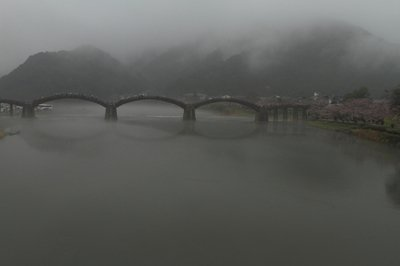
#> input picture photo/canon.jpg, 400 x 266 px
$ python -i '直方图.py'   (imports and definitions only)
#> lines starting #> are read from the running program, lines starting #| are printed output that depends on the picture
#> further down, picture is the input picture: shape (266, 400, 3); mean B, G, R 90.2, 93.3, 91.8
import cv2
from matplotlib import pyplot as plt
import numpy as np

# 显示数据直方图
def img_plot(img):
    plt.hist(img.ravel(), 256, [0, 256])    # img.ravel() 将多维数组转为一维数组
    plt.show()


# 绘制图像直方图
def img_hist(img):
    # 定义三通道灰度曲线颜色
    color = ('blue', 'green', 'red')
    # 分别绘制三通道灰度直方图
    for i, color in enumerate(color):        # enumerate 函数返回值为索引+值
        hist = cv2.calcHist(img, [i], None, [256], [0, 256])
        plt.plot(hist, color=color)
        plt.xlim([0, 256])          # 定义x轴最小值，最大值
    plt.show()

# 直方图均衡化，只能处理灰度图
def equalHist_img(img):
    gray = cv2.cvtColor(img, cv2.COLOR_BGR2GRAY)
    hist = cv2.equalizeHist(gray)
    return hist
    # cv2.imshow('equalHist', hist)


# 直方图均衡化，分通道处理
def equalHist1_img(img):
    b, g, r = cv2.split(img)
    b1 = cv2.equalizeHist(b)
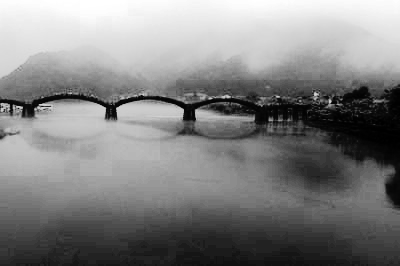
#> b1: shape (266, 400); min 0, max 255, mean 129.4
    g1 = cv2.equalizeHist(g)
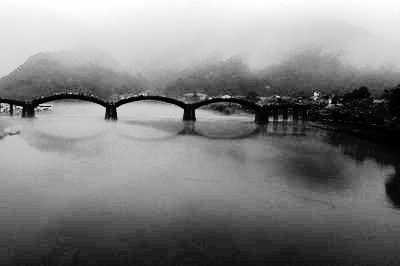
#> g1: shape (266, 400); min 0, max 255, mean 129.5
    r1 = cv2.equalizeHist(r)
    hist = cv2.merge([b1, g1, r1])
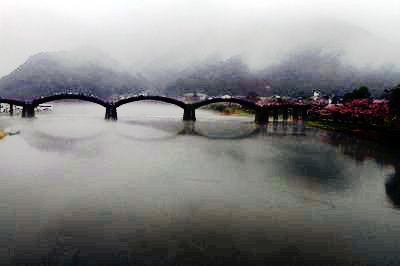
#> hist: shape (266, 400, 3); mean B, G, R 129.4, 129.5, 129.8
    # return hist
    cv2.imshow('equal1Hist', hist)


# 局部直方图均衡化
def local_equalhist(img):
    gray = cv2.cvtColor(img, cv2.COLOR_BGR2GRAY)
    hist = cv2.createCLAHE(5, (7, 7))      #对比度参数为5，每次处理的区域为7*7
    res = hist.apply(gray)
    # print(res.shape)
    return res
    # cv2.imshow('local_equalhist', res)


# [3 lines not run here, left out]
    # [37 lines of commented-out code are left out]

>>> import cv2
>>> picture = cv2.imread('photo/canon.jpg')
>>> result = equalHist1_img(picture)
